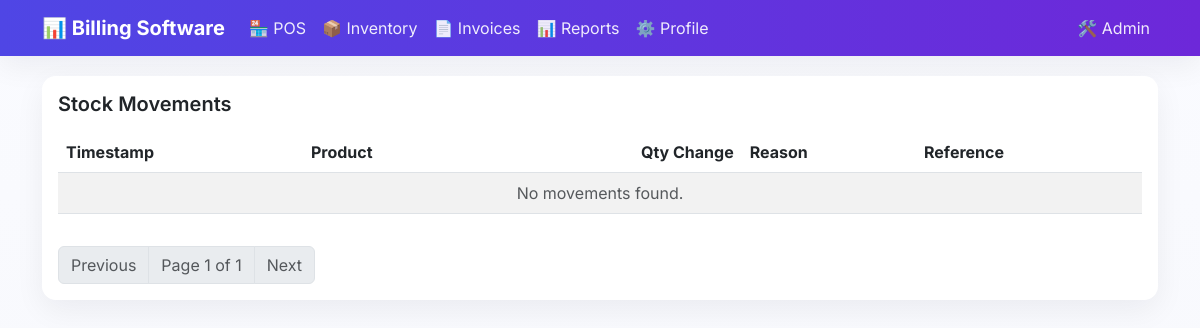
/inventory/stock-movements/ (signed in), run on an earlier commit of the app's database.
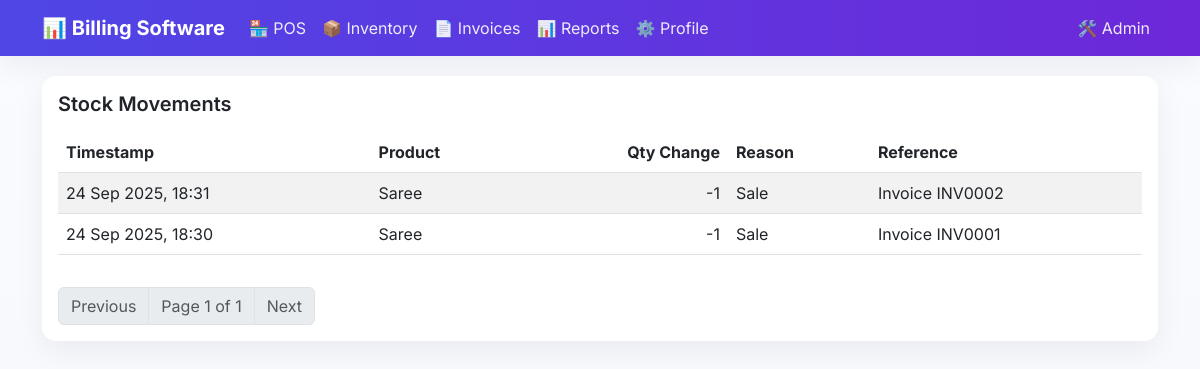
And on a later commit of the database.
### inventory/models.py (models this page shows, shortened)
class StockMovement(models.Model):
    MOVEMENT_REASONS = [
        ('purchase', 'Purchase'),
        ('sale', 'Sale'),
        ('adjustment', 'Stock Adjustment'),
        ('return', 'Return'),
        ('damage', 'Damage/Loss'),
    ]
    product = models.ForeignKey(Product, on_delete=models.CASCADE, related_name='stock_movements')
    qty_change = models.DecimalField(
        max_digits=10,
        decimal_places=0,
        help_text="Positive for stock in, negative for stock out"
    )
    reason = models.CharField(max_length=20, choices=MOVEMENT_REASONS, default='adjustment')
    unit_cost = models.DecimalField(
        max_digits=10,
        decimal_places=0,
        blank=True,
        null=True,
        validators=[MinValueValidator(Decimal('0'))],
        help_text="Unit cost for purchases"
    )
    reference = models.CharField(max_length=100, blank=True, null=True, help_text="Reference like invoice number")
    notes = models.TextField(blank=True, null=True)
    timestamp = models.DateTimeField(auto_now_add=True)
    class Meta:
        ordering = ['-timestamp']
        verbose_name = "Stock Movement"
        verbose_name_plural = "Stock Movements"

class Product(models.Model):
    name = models.CharField(max_length=200)
    collection = models.ForeignKey('Collection', on_delete=models.SET_NULL, blank=True, null=True, related_name='products')
    sku = models.CharField(max_length=50, unique=True, blank=True, null=True, help_text="Stock Keeping Unit")
    barcode_value = models.CharField(max_length=100, unique=True, blank=True, null=True)
    price_incl_tax = models.DecimalField(
        max_digits=10,
        decimal_places=0,
        validators=[MinValueValidator(Decimal('1'))],
        help_text="Price including tax"
    )
    tax_rate = models.DecimalField(max_digits=5, decimal_places=2, default=5.00, help_text="Tax rate percentage")
    cost_price = models.DecimalField(
        max_digits=10,
        decimal_places=0,
        validators=[MinValueValidator(Decimal('0'))],
        default=0,
        help_text="Cost price per unit"
    )
    track_stock = models.BooleanField(default=True, help_text="Whether to track stock for this product")
    stock_quantity = models.DecimalField(
        max_digits=10,
        decimal_places=0,
        default=0,
        help_text="Current stock quantity"
    )
    hsn = models.CharField(max_length=20, blank=True, null=True, help_text="HSN/SAC Code")
    unit = models.CharField(max_length=20, default="pcs", help_text="Unit of measurement")
    description = models.TextField(blank=True, null=True)
    created_at = models.DateTimeField(auto_now_add=True)
    updated_at = models.DateTimeField(auto_now=True)
    class Meta:
        ordering = ['name']
        verbose_name = "Product"
        verbose_name_plural = "Products"

### inventory/views.py (the view)
# urls.py: path('stock-movements/', views.stock_movement_list, name='stock_movement_list'),
def stock_movement_list(request):
    if not request.session.get('inventory_authenticated'):
        return redirect('inventory:inventory_login')
    movements = StockMovement.objects.select_related('product').order_by('-timestamp')
    paginator = Paginator(movements, 50)
    page_number = request.GET.get('page')
    page_obj = paginator.get_page(page_number)
    context = {
        'page_obj': page_obj,
        'page_title': 'Stock Movements'
    }
    return render(request, 'inventory/stock_movements.html', context)

### templates/inventory/stock_movements.html (shortened to what this page needs)
{% extends 'base.html' %}
{% block content %}
<div class="card">
    <div class="card-body">
        <h5 class="card-title mb-3">{{ page_title }}</h5>
        <div class="table-responsive">
            <table class="table table-striped">
                <thead>
                    <tr>
                        <th>Timestamp</th>
                        <th>Product</th>
                        <th class="text-end">Qty Change</th>
                        <th>Reason</th>
                        <th>Reference</th>
                    </tr>
                </thead>
                <tbody>
                    {% for m in page_obj %}
                    <tr>
                        <td>{{ m.timestamp|date:"d M Y, H:i" }}</td>
                        <td>{{ m.product.name }}</td>
                        <td class="text-end">{{ m.qty_change }}</td>
                        <td>{{ m.reason|title }}</td>
                        <td>{{ m.reference }}</td>
                    </tr>
                    {% empty %}
                    <tr><td colspan="5" class="text-center text-muted">No movements found.</td></tr>
                    {% endfor %}
                </tbody>
            </table>
        </div>
        <nav class="mt-3">
            <ul class="pagination mb-0">
                {% if page_obj.has_previous %}
                    <li class="page-item"><a class="page-link" href="?page={{ page_obj.previous_page_number }}">Previous</a></li>
                {% else %}
                    <li class="page-item disabled"><span class="page-link">Previous</span></li>
                {% endif %}
                <li class="page-item disabled"><span class="page-link">Page {{ page_obj.number }} of {{ page_obj.paginator.num_pages }}</span></li>
                {% if page_obj.has_next %}
                    <li class="page-item"><a class="page-link" href="?page={{ page_obj.next_page_number }}">Next</a></li>
                {% else %}
                    <li class="page-item disabled"><span class="page-link">Next</span></li>
                {% endif %}
            </ul>
        </nav>
    </div>
</div>
{% endblock %}

What changed in the data, as far as the page shows it:
added StockMovement: timestamp "24 Sep 2025, 18:31", product.name "Saree", qty_change "-1", reason "Sale", reference "Invoice INV0002"
added StockMovement: timestamp "24 Sep 2025, 18:30", product.name "Saree", qty_change "-1", reason "Sale", reference "Invoice INV0001"
Also different on the page:
text no longer shown: "No movements found."
